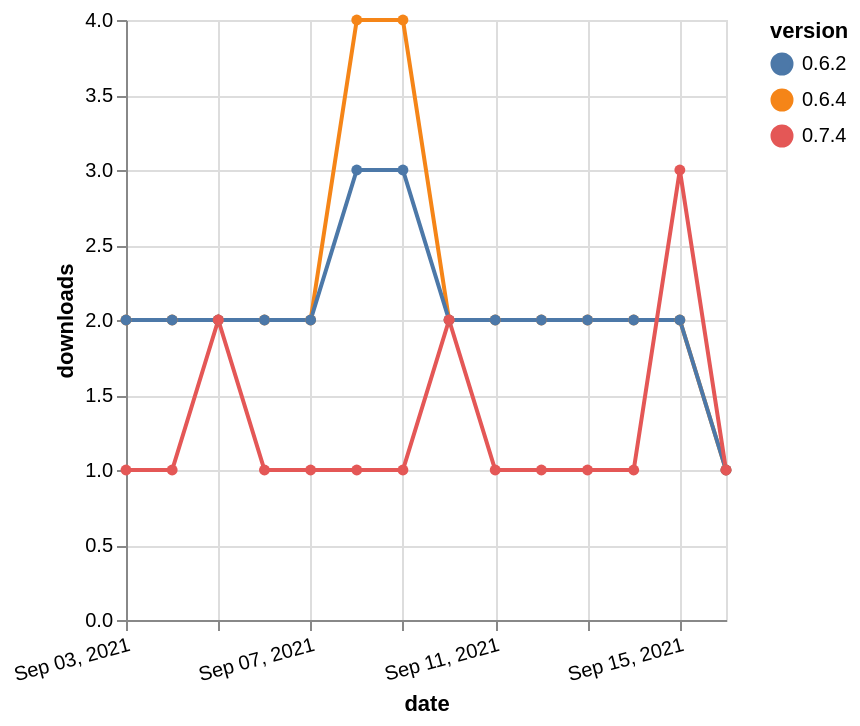

This figure's Vega-Lite source:
### Vega-Lite specification from a JSON file in a GitHub repository (floating-point values rounded to 4 significant figures)
{"$schema": "https://vega.github.io/schema/vega-lite/v5.json", "description": "A simple bar chart with embedded data.", "data": {"values": [{"date": "2021-09-03", "total": 2755, "delta": 2, "version": "0.6.4"}, {"date": "2021-09-04", "total": 2757, "delta": 2, "version": "0.6.4"}, {"date": "2021-09-05", "total": 2759, "delta": 2, "version": "0.6.4"}, {"date": "2021-09-06", "total": 2761, "delta": 2, "version": "0.6.4"}, {"date": "2021-09-07", "total": 2763, "delta": 2, "version": "0.6.4"}, {"date": "2021-09-08", "total": 2767, "delta": 4, "version": "0.6.4"}, {"date": "2021-09-09", "total": 2771, "delta": 4, "version": "0.6.4"}, {"date": "2021-09-10", "total": 2773, "delta": 2, "version": "0.6.4"}, {"date": "2021-09-11", "total": 2775, "delta": 2, "version": "0.6.4"}, {"date": "2021-09-12", "total": 2777, "delta": 2, "version": "0.6.4"}, {"date": "2021-09-13", "total": 2779, "delta": 2, "version": "0.6.4"}, {"date": "2021-09-14", "total": 2781, "delta": 2, "version": "0.6.4"}, {"date": "2021-09-15", "total": 2783, "delta": 2, "version": "0.6.4"}, {"date": "2021-09-16", "total": 2784, "delta": 1, "version": "0.6.4"}, {"date": "2021-09-03", "total": 2547, "delta": 2, "version": "0.6.2"}, {"date": "2021-09-04", "total": 2549, "delta": 2, "version": "0.6.2"}, {"date": "2021-09-05", "total": 2551, "delta": 2, "version": "0.6.2"}, {"date": "2021-09-06", "total": 2553, "delta": 2, "version": "0.6.2"}, {"date": "2021-09-07", "total": 2555, "delta": 2, "version": "0.6.2"}, {"date": "2021-09-08", "total": 2558, "delta": 3, "version": "0.6.2"}, {"date": "2021-09-09", "total": 2561, "delta": 3, "version": "0.6.2"}, {"date": "2021-09-10", "total": 2563, "delta": 2, "version": "0.6.2"}, {"date": "2021-09-11", "total": 2565, "delta": 2, "version": "0.6.2"}, {"date": "2021-09-12", "total": 2567, "delta": 2, "version": "0.6.2"}, {"date": "2021-09-13", "total": 2569, "delta": 2, "version": "0.6.2"}, {"date": "2021-09-14", "total": 2571, "delta": 2, "version": "0.6.2"}, {"date": "2021-09-15", "total": 2573, "delta": 2, "version": "0.6.2"}, {"date": "2021-09-16", "total": 2574, "delta": 1, "version": "0.6.2"}, {"date": "2021-09-03", "total": 264, "delta": 1, "version": "0.7.4"}, {"date": "2021-09-04", "total": 265, "delta": 1, "version": "0.7.4"}, {"date": "2021-09-05", "total": 267, "delta": 2, "version": "0.7.4"}, {"date": "2021-09-06", "total": 268, "delta": 1, "version": "0.7.4"}, {"date": "2021-09-07", "total": 269, "delta": 1, "version": "0.7.4"}, {"date": "2021-09-08", "total": 270, "delta": 1, "version": "0.7.4"}, {"date": "2021-09-09", "total": 271, "delta": 1, "version": "0.7.4"}, {"date": "2021-09-10", "total": 273, "delta": 2, "version": "0.7.4"}, {"date": "2021-09-11", "total": 274, "delta": 1, "version": "0.7.4"}, {"date": "2021-09-12", "total": 275, "delta": 1, "version": "0.7.4"}, {"date": "2021-09-13", "total": 276, "delta": 1, "version": "0.7.4"}, {"date": "2021-09-14", "total": 277, "delta": 1, "version": "0.7.4"}, {"date": "2021-09-15", "total": 280, "delta": 3, "version": "0.7.4"}, {"date": "2021-09-16", "total": 281, "delta": 1, "version": "0.7.4"}]}, "width": "container", "mark": {"type": "line", "point": {"filled": true}}, "encoding": {"x": {"field": "date", "type": "temporal", "timeUnit": "yearmonthdate", "title": "date", "axis": {"labelAngle": -15}}, "y": {"field": "delta", "type": "quantitative", "title": "downloads"}, "color": {"field": "version", "type": "nominal"}, "tooltip": {"field": "delta"}}}
